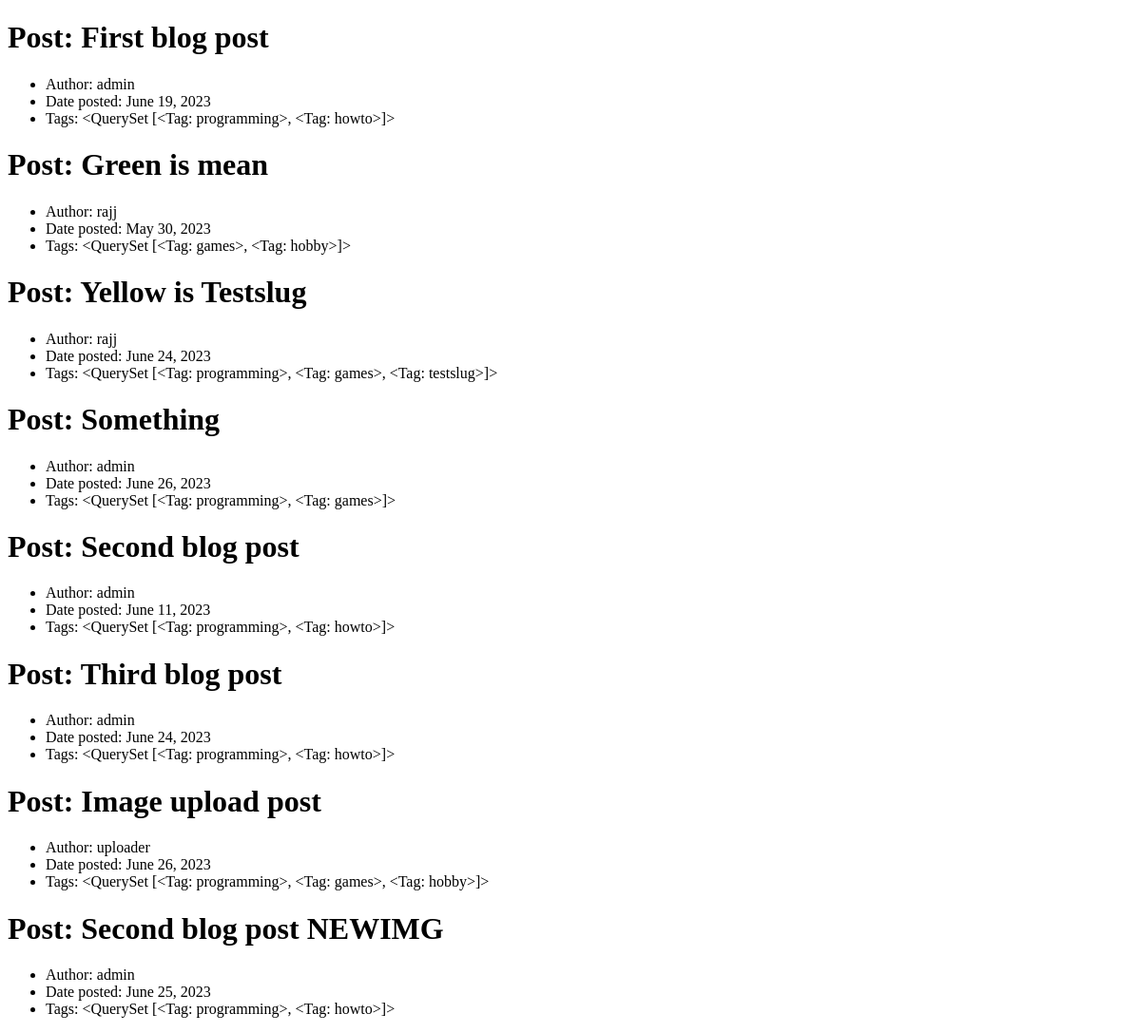
/blog/posts/, run on an earlier commit of the app's database.
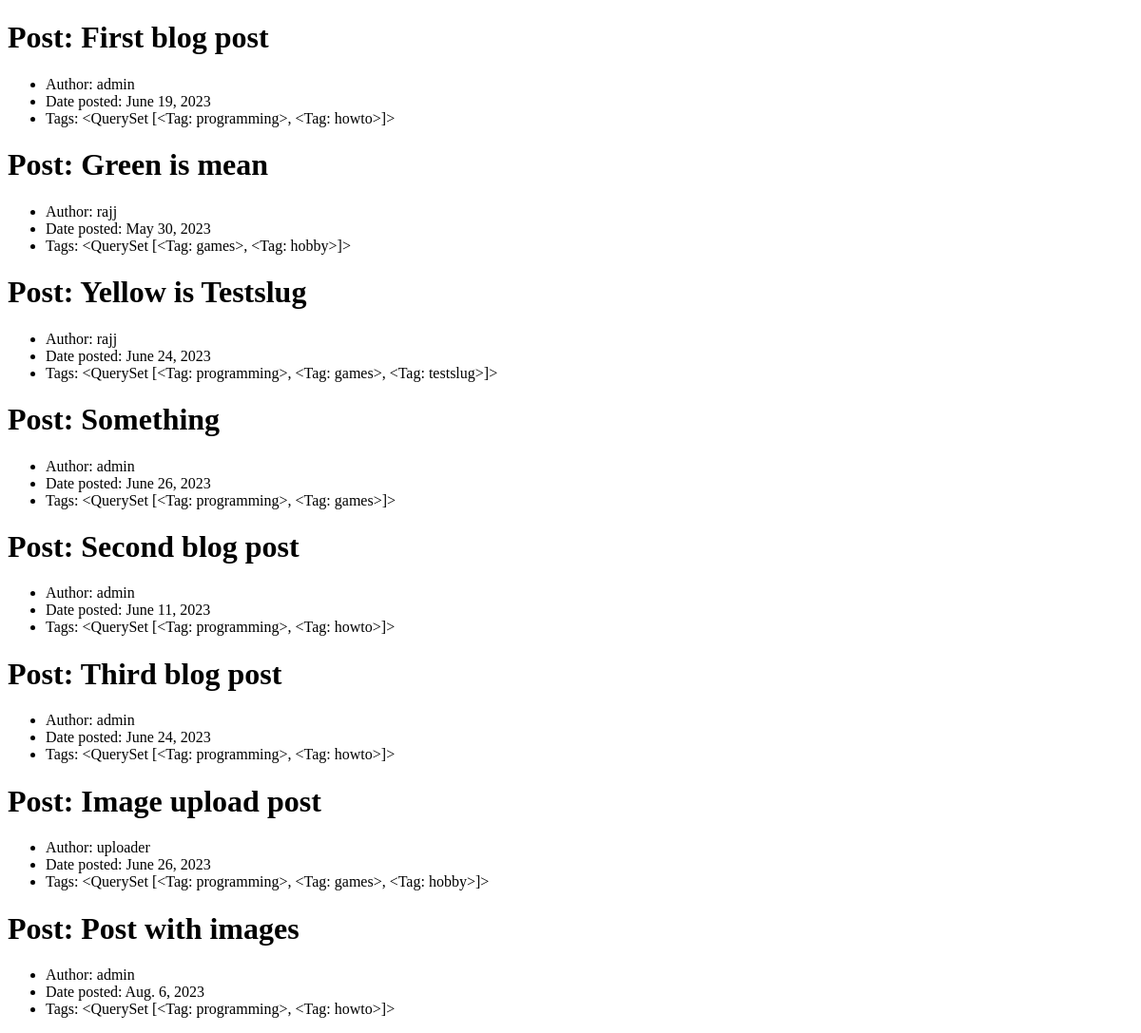
And on a later commit of the database.
### blogapp/models.py (models this page shows, shortened)
class Post(models.Model):
    title = models.CharField(max_length=200)
    author = models.ForeignKey(User,
                                on_delete=models.CASCADE,
                                related_name="posts")
    date_posted = models.DateField()
    date_updated = models.DateField(auto_now=True, blank=True)
    tags = models.ManyToManyField(Tag, related_name="posts")
    content = models.TextField()
    img = models.ImageField(null=True, blank=True, upload_to=upload_to_cover)
    views = models.IntegerField(default=0, blank=True)
    likes = models.IntegerField(default=0, blank=True)
    slug = models.SlugField(null=False, unique=True, default='temp')

class User(models.Model):
    username = models.CharField(max_length=50)
    name = models.CharField(max_length=50)
    password = models.CharField(max_length=50)
    mail = models.EmailField(max_length=100)
    bio = models.CharField(max_length=500)
    avatar = models.ImageField(null=True, blank=True, upload_to=upload_to_avatar)
    slug = models.SlugField(null=False, unique=True, default='temp')
    liked_posts = models.ManyToManyField('Post', related_name="liked_by", blank=True)
    liked_comments = models.ManyToManyField('Comment', related_name='liked_by', blank=True)
    def __str__(self):
        return self.username

class Tag(models.Model):
    name = models.CharField(max_length=25)
    description = models.CharField(max_length=500)
    slug = models.SlugField(null=False, unique=True, default='temp')
    def __str__(self):
        return self.name

### blogapp/views.py (the view)
# urls.py: path("posts/", PostListView.as_view(), name="post_list"),
class PostListView(ListView):
    model = Post
    template_name = "blogapp/post_list.html"

### blogapp/templates/blogapp/post_list.html (shortened to what this page needs)
<!DOCTYPE html>
<html lang="en">
<head>
</head>
<body>
    {% for object in object_list %}
    <h1>Post: {{object.title}} </h1>
    <ul>
        <li>Author: {{object.author}}</li>
        <li>Date posted: {{object.date_posted}}</li>
        <li>Tags: {{object.tags.all}}</li>
    </ul>
    {% endfor %}
</body>
</html>

What changed in the data, as far as the page shows it:
changed Post: title "Second blog post NEWIMG" → "Post with images"; date_posted "June 25, 2023" → "Aug. 6, 2023"
